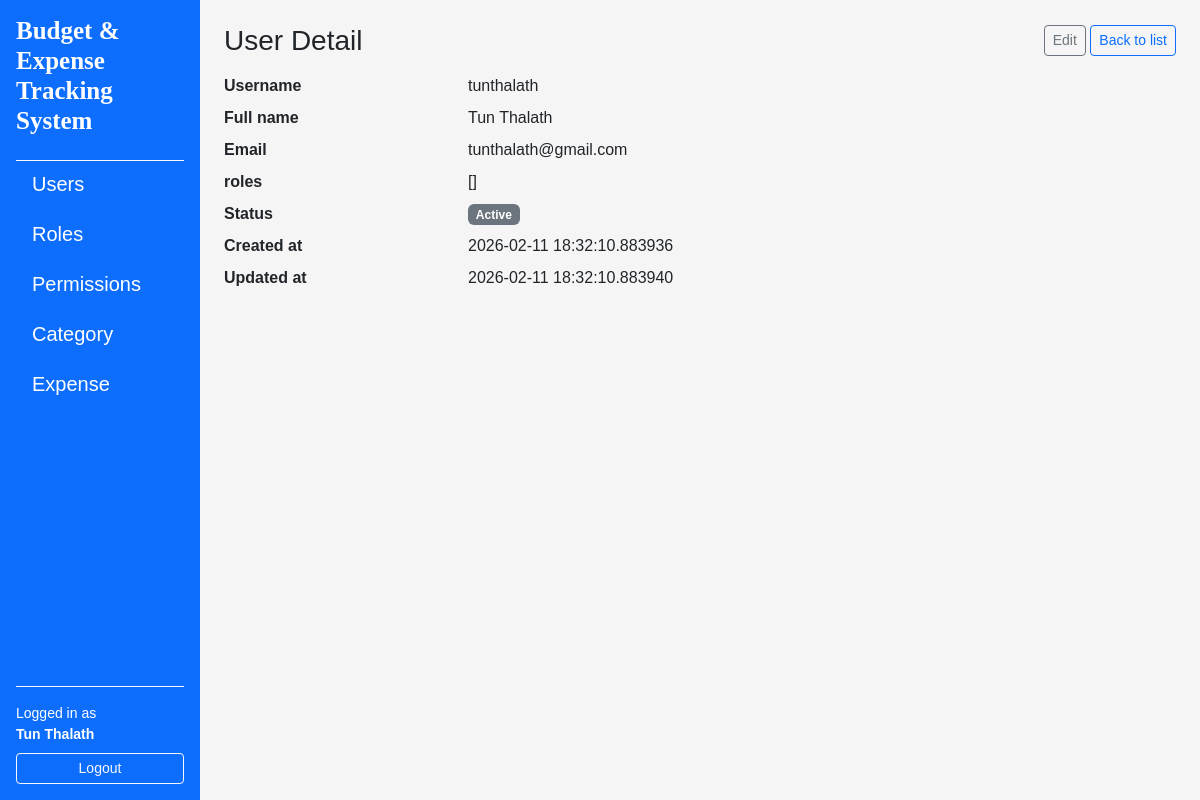
Page /users/1 (signed in) on the committed database.
### app/models/user.py (models this page shows, shortened)
class User(UserMixin, db.Model):
    __tablename__ = "users"
    id = db.Column(db.Integer, primary_key=True)
    username = db.Column(db.String(80), unique=True, nullable=False)
    email = db.Column(db.String(120), unique=True, nullable=False)
    full_name = db.Column(db.String(120), nullable=False)
    is_active = db.Column(db.Boolean, default=True, nullable=False)
    password_hash = db.Column(db.String(255), nullable=False)
    created_at = db.Column(db.DateTime, default=datetime.utcnow, nullable=False)
    updated_at = db.Column(db.DateTime, default=datetime.utcnow, onupdate=datetime.utcnow, nullable=False)
    roles = db.relationship("Role", secondary=user_roles, back_populates="users")

### app/routes/user_routes.py (the view)
@user_bp.route("/<int:user_id>")
@login_required
def detail(user_id: int):
    user = UserService.get_by_id(user_id)
    if user is None:
        abort(404)
    return render_template("users/detail.html", user=user)

### app/services/user_services.py (called while the page is built)
    @staticmethod
    def get_by_id(user_id: int) -> Optional[User]:
        return User.query.get(user_id)

### app/templates/users/detail.html (shortened to what this page needs)
{% extends "layouts/base.html" %}
{% block content %}
<div class="d-flex justify-content-between align-items-center mb-3">
    <h1 class="h3 mb-0">User Detail</h1>
    <div>
        <a href="{{ url_for('users.edit', user_id=user.id) }}"
           class="btn btn-sm btn-outline-secondary">Edit</a>
        <a href="{{ url_for('users.index') }}"
           class="btn btn-sm btn-outline-primary">Back to list</a>
    </div>
</div>
<dl class="row">
    <dt class="col-sm-3">Username</dt>
    <dd class="col-sm-9">{{ user.username }}</dd>
    <dt class="col-sm-3">Full name</dt>
    <dd class="col-sm-9">{{ user.full_name }}</dd>
    <dt class="col-sm-3">Email</dt>
    <dd class="col-sm-9">{{ user.email }}</dd>
    <dt class="col-sm-3">roles</dt>
    <dd class="col-sm-9">{{ user.roles }}</dd>
    <dt class="col-sm-3">Status</dt>
    <dd class="col-sm-9">
        {% if user.is_active %}
        <span class="badge text-bg-secondary">Active</span>
        {% else %}
        <span class="badge text-bg-secondary">Inactive</span>
        {% endif %}
    </dd>
    <dt class="col-sm-3">Created at</dt>
    <dd class="col-sm-9">{{ user.created_at }}</dd>
    <dt class="col-sm-3">Updated at</dt>
    <dd class="col-sm-9">{{ user.updated_at }}</dd>
</dl>
{% endblock %}

### app/templates/layouts/base.html (shortened to what this page needs)
<!doctype html>
<html lang="en">
    <head>
        <link href="https://cdn.jsdelivr.net/npm/bootstrap@5.3.8/dist/css/bootstrap.min.css" rel="stylesheet" />
        <link rel="stylesheet" href="https://cdnjs.cloudflare.com/ajax/libs/font-awesome/4.7.0/css/font-awesome.min.css">
        <link rel="stylesheet" href="{{ url_for('static', filename='css/style.css') }} " />
    </head>
    <body>
        <div class="container-fluid">
            <div class="row min-vh-100">
                {% if current_user.is_authenticated %}
                <nav class="col-12 col-md-3 col-lg-2 bg-primary text-white d-flex flex-column p-3">
                    <h5 class="mb-4 title">Budget & Expense Tracking System</h5>
                    <div class="flex-grow-1 overflow-auto border-top border-light">
                        <ul class="nav nav-pills flex-column gap-1">
                            <li class="nav-item">
                                <a href="{{ url_for('users.index') }}"
                                class="nav-link text-white {% if request.blueprint == 'users' %}active{% endif %}">
                                    Users
                                </a>
                            </li>
                            <li class="nav-item">
                                <a href="{{ url_for('roles.index') }}"
                                class="nav-link text-white {% if request.blueprint == 'roles' %}active{% endif %}">
                                    Roles
                                </a>
                            </li>
                            <li class="nav-item">
                                <a href="{{ url_for('permissions.index') }}"
                                class="nav-link text-white {% if request.blueprint == 'permissions' %}active{% endif %}">
                                    Permissions
                                </a>
                            </li>
                            <li class="nav-item">
                                <a href="{{ url_for('categories.index') }}"
                                class="nav-link text-white {% if request.blueprint == 'categories' %}active{% endif %}">
                                    Category
                                </a>
                            </li>
                            <li class="nav-item">
                                <a href="{{ url_for('expenses.index') }}"
                                class="nav-link text-white {% if request.blueprint == 'expenses' %}active{% endif %}">
                                    Expense
                                </a>
                            </li>
                        </ul>
                    </div>
                    <div class="mt-auto pt-3 border-top border-light">
                        {% if current_user.is_authenticated %}
                            <div class="small mb-2">
                                Logged in as<br>
                                <strong>{{ current_user.full_name }}</strong>
                            </div>
                            <a href="{{ url_for('auth.logout') }}"
                            class="btn btn-outline-light btn-sm w-100">
                                Logout
                            </a>
                        {% else %}
                            <a href="{{ url_for('auth.login') }}"
                            class="btn btn-outline-light btn-sm w-100">
                                Login
                            </a>
                        {% endif %}
                    </div>
                </nav>
                {% endif %}
                <main class="col-12 col-md-9 col-lg-10 p-4">
                    {% block content %}{% endblock %}
                </main>
            </div>
        </div>
    </body>
</html>

### app/static/css/style.css (style rules this page uses)
body { background-color: #f5f5f5; font-family: Arial; }
nav a { margin-right: 10px; }
.title { font-family: 'Times New Roman', Times, serif; font-weight: 700; font-size: 25px; }
.nav-item { font-size: 20px; }

### rows in the picture
User: full_name "Tun Thalath", username "tunthalath", email "tunthalath@gmail.com", created_at "2026-02-11 18:32:10.883936", updated_at "2026-02-11 18:32:10.883940"

### other values in the picture
{{ user.roles }} "[]"
